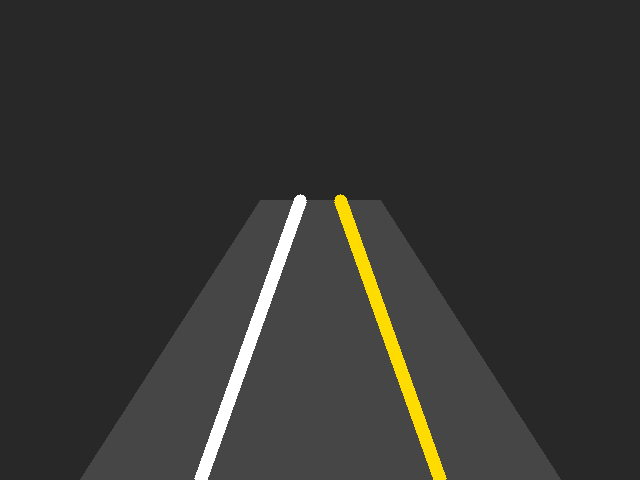
#> input picture assets/test_road.png, 640 x 480 px
$ python verify_pipeline.py
#> lines starting #> are read from the running program, lines starting #| are printed output that depends on the picture; after the words box and inside, x2 and y2 are one past the last pixel; in counts of white or black regions, pixels touching at a corner belong together
### src/pipeline.py
"""End-to-end lane detection and tracking pipeline."""

from __future__ import annotations

from dataclasses import dataclass

import numpy as np

from .edge_detector import detect_edges
from .lane_detector import LaneLines, detect_lane_lines
from .lane_geometry import find_adaptive_y_top_ratio
from .lane_tracker import LaneTracker
from .visualize import draw_edges_preview, draw_lane_overlay


@dataclass
class LanePipelineConfig:
    canny_low: int = 50
    canny_high: int = 150
    blur_kernel: int = 5
    hough_threshold: int = 20
    min_line_length: int = 50
    max_line_gap: int = 15
    smoothing: float = 0.93
    horizon_smoothing: float = 0.88
    use_tracking: bool = True
    roi_top_min_ratio: float = 0.58
    y_top_min_ratio: float = 0.52
    y_top_max_ratio: float = 0.74
    y_near_ratio: float = 0.78
    y_detect_min_ratio: float = 0.48
    min_separation_px: float = 60.0


class LanePipeline:
    def __init__(self, config: LanePipelineConfig | None = None) -> None:
        self.config = config or LanePipelineConfig()
        self.tracker = LaneTracker(
            smoothing=self.config.smoothing,
            horizon_smoothing=self.config.horizon_smoothing,
            y_top_min_ratio=self.config.y_top_min_ratio,
            y_top_max_ratio=self.config.y_top_max_ratio,
            y_near_ratio=self.config.y_near_ratio,
            min_separation_px=self.config.min_separation_px,
        )

    def reset(self) -> None:
        self.tracker.reset()

    def _roi_top_ratio(self, draw_y_top: float) -> float:
        """Edge ROI extends slightly beyond the draw horizon for far-lane cues."""
        return min(self.config.roi_top_min_ratio, draw_y_top - 0.04)

    def _draw_y_top(
        self,
        lines: LaneLines,
        width: int,
        height: int,
    ) -> float:
        if not lines.is_valid():
            return self.config.y_top_max_ratio

        assert lines.left is not None and lines.right is not None
        if self.config.use_tracking:
            return self.tracker.horizon_for_draw(lines, width, height)

        return find_adaptive_y_top_ratio(
            lines.left,
            lines.right,
            width,
            height,
            y_top_min_ratio=self.config.y_top_min_ratio,
            y_top_max_ratio=self.config.y_top_max_ratio,
            min_separation_px=self.config.min_separation_px,
        )

    def process_frame(
        self,
        frame: np.ndarray,
        show_edges: bool = False,
    ) -> tuple[np.ndarray, LaneLines, np.ndarray]:
        """
        Process one BGR frame.

        Returns (annotated_frame, lane_lines, edge_map).
        """
        height, width = frame.shape[:2]
        draw_y_top = self.tracker.y_top_ratio if self.config.use_tracking else self.config.y_top_max_ratio

        edges = detect_edges(
            frame,
            low_threshold=self.config.canny_low,
            high_threshold=self.config.canny_high,
            blur_kernel=self.config.blur_kernel,
            roi_top_ratio=self._roi_top_ratio(draw_y_top),
        )

        detected = detect_lane_lines(
            edges,
            threshold=self.config.hough_threshold,
            min_line_length=self.config.min_line_length,
            max_line_gap=self.config.max_line_gap,
            y_detect_min_ratio=self.config.y_detect_min_ratio,
            y_near_ratio=self.config.y_near_ratio,
            min_separation_px=self.config.min_separation_px,
        )

        if self.config.use_tracking:
            lines = self.tracker.update(detected, width, height)
        else:
            lines = detected

        draw_y_top = self._draw_y_top(lines, width, height)

        annotated = draw_lane_overlay(
            frame,
            lines,
            y_top_ratio=draw_y_top,
        )
        if show_edges:
            edge_bgr = draw_edges_preview(edges)
            annotated = np.hstack([annotated, edge_bgr])

        return annotated, lines, edges

### src/preprocess.py
"""Image preprocessing for lane detection."""

from __future__ import annotations

import cv2
import numpy as np


def to_grayscale(image: np.ndarray) -> np.ndarray:
    if len(image.shape) == 2:
        return image
    return cv2.cvtColor(image, cv2.COLOR_BGR2GRAY)


def apply_gaussian_blur(
    image: np.ndarray,
    kernel_size: int = 5,
) -> np.ndarray:
    k = kernel_size if kernel_size % 2 == 1 else kernel_size + 1
    return cv2.GaussianBlur(image, (k, k), 0)


def preprocess_frame(
    image: np.ndarray,
    blur_kernel: int = 5,
) -> np.ndarray:
    gray = to_grayscale(image)
    return apply_gaussian_blur(gray, blur_kernel)

### src/edge_detector.py
"""Canny edge detection with ROI masking."""

from __future__ import annotations

import cv2
import numpy as np

from .preprocess import preprocess_frame


def region_of_interest(
    image: np.ndarray,
    vertices: np.ndarray | None = None,
    roi_top_ratio: float = 0.72,
) -> np.ndarray:
    """Mask image to a trapezoidal driving corridor (near-field only)."""
    height, width = image.shape[:2]
    if vertices is None:
        y_top = int(height * roi_top_ratio)
        vertices = np.array(
            [
                [
                    (int(width * 0.08), height),
                    (int(width * 0.42), y_top),
                    (int(width * 0.58), y_top),
                    (int(width * 0.92), height),
                ]
            ],
            dtype=np.int32,
        )

    mask = np.zeros_like(image)
    cv2.fillPoly(mask, vertices, 255)
    return cv2.bitwise_and(image, mask)


def detect_edges(
    image: np.ndarray,
    low_threshold: int = 50,
    high_threshold: int = 150,
    blur_kernel: int = 5,
    apply_roi: bool = True,
    roi_top_ratio: float = 0.72,
) -> np.ndarray:
    """
    Run preprocessing + Canny edge detection.

    Returns a single-channel edge map (uint8, 0 or 255).
    """
    preprocessed = preprocess_frame(image, blur_kernel)
    edges = cv2.Canny(preprocessed, low_threshold, high_threshold)

    if apply_roi:
        edges = region_of_interest(edges, roi_top_ratio=roi_top_ratio)

    return edges

### src/lane_detector.py
"""Lane line detection from edge maps via Hough transform."""

from __future__ import annotations

from dataclasses import dataclass

import cv2
import numpy as np

from .lane_geometry import validate_near_detection


@dataclass
class LaneLines:
    """Left and right lane lines as (slope, intercept) in image coordinates."""

    left: tuple[float, float] | None = None
    right: tuple[float, float] | None = None

    def is_valid(self) -> bool:
        return self.left is not None and self.right is not None


def _line_params(x1: int, y1: int, x2: int, y2: int) -> tuple[float, float] | None:
    if x2 == x1:
        return None
    slope = (y2 - y1) / (x2 - x1)
    intercept = y1 - slope * x1
    return slope, intercept


def _weighted_average_line(
    segments: list[tuple[float, float, float]],
    positive_slope: bool,
    min_slope: float = 0.35,
    max_slope: float = 4.0,
) -> tuple[float, float] | None:
    if not segments:
        return None

    filtered: list[tuple[float, float, float]] = []
    for slope, intercept, weight in segments:
        if (slope > 0) != positive_slope:
            continue
        if abs(slope) < min_slope or abs(slope) > max_slope:
            continue
        filtered.append((slope, intercept, weight))

    if not filtered:
        return None

    total_w = sum(w for _, _, w in filtered)
    if total_w < 1e-6:
        return None

    m = sum(s * w for s, _, w in filtered) / total_w
    b = sum(i * w for _, i, w in filtered) / total_w
    return float(m), float(b)


def detect_lane_lines(
    edges: np.ndarray,
    rho: float = 1,
    theta: float = np.pi / 180,
    threshold: int = 20,
    min_line_length: int = 50,
    max_line_gap: int = 15,
    y_detect_min_ratio: float = 0.52,
    min_slope: float = 0.35,
    max_slope: float = 4.0,
    y_near_ratio: float = 0.78,
    min_separation_px: float = 60.0,
) -> LaneLines:
    """Detect left/right lane lines from an edge image (near-field weighted)."""
    height, width = edges.shape[:2]
    y_detect_min = int(height * y_detect_min_ratio)

    lines = cv2.HoughLinesP(
        edges,
        rho,
        theta,
        threshold,
        minLineLength=min_line_length,
        maxLineGap=max_line_gap,
    )

    left_segments: list[tuple[float, float, float]] = []
    right_segments: list[tuple[float, float, float]] = []

    if lines is not None:
        for line in lines:
            x1, y1, x2, y2 = line[0]
            if (y1 + y2) / 2 < y_detect_min:
                continue

            params = _line_params(x1, y1, x2, y2)
            if params is None:
                continue

            slope, intercept = params
            weight = ((y1 + y2) / 2) / height
            weight *= weight

            if slope < 0:
                left_segments.append((slope, intercept, weight))
            else:
                right_segments.append((slope, intercept, weight))

    left = _weighted_average_line(
        left_segments, positive_slope=False, min_slope=min_slope, max_slope=max_slope
    )
    right = _weighted_average_line(
        right_segments, positive_slope=True, min_slope=min_slope, max_slope=max_slope
    )

    candidate = LaneLines(left=left, right=right)
    if not validate_near_detection(
        candidate.left,
        candidate.right,
        width,
        height,
        y_near_ratio=y_near_ratio,
        min_separation_px=min_separation_px,
        min_slope=min_slope,
        max_slope=max_slope,
    ):
        return LaneLines()

    return candidate


def extrapolate_line(
    line: tuple[float, float],
    y_start: int,
    y_end: int,
    width: int,
) -> tuple[int, int, int, int] | None:
    slope, intercept = line
    if abs(slope) < 1e-6:
        return None

    x_start = int((y_start - intercept) / slope)
    x_end = int((y_end - intercept) / slope)
    x_start = max(0, min(width - 1, x_start))
    x_end = max(0, min(width - 1, x_end))
    return x_start, y_start, x_end, y_end


def lane_polygon(
    lines: LaneLines,
    image_shape: tuple[int, ...],
    y_top_ratio: float = 0.72,
) -> np.ndarray | None:
    """Build a filled polygon between left and right lane lines."""
    if not lines.is_valid():
        return None

    height, width = image_shape[:2]
    y_bottom = height
    y_top = int(height * y_top_ratio)

    assert lines.left is not None and lines.right is not None
    left_seg = extrapolate_line(lines.left, y_top, y_bottom, width)
    right_seg = extrapolate_line(lines.right, y_top, y_bottom, width)
    if left_seg is None or right_seg is None:
        return None

    lx1, _, lx2, _ = left_seg
    rx1, _, rx2, _ = right_seg
    return np.array(
        [
            [lx1, y_top],
            [lx2, y_bottom],
            [rx2, y_bottom],
            [rx1, y_top],
        ],
        dtype=np.int32,
    )

### src/lane_geometry.py
"""Lane geometry validation and adaptive horizon."""

from __future__ import annotations


def x_at_y(line: tuple[float, float], y: float) -> float:
    slope, intercept = line
    if abs(slope) < 1e-6:
        return float("nan")
    return (y - intercept) / slope


def intersection_y(
    left: tuple[float, float],
    right: tuple[float, float],
) -> float | None:
    m1, b1 = left
    m2, b2 = right
    denom = m2 - m1
    if abs(denom) < 1e-6:
        return None
    return (m2 * b1 - m1 * b2) / denom


def validate_near_detection(
    left: tuple[float, float] | None,
    right: tuple[float, float] | None,
    width: int,
    height: int,
    y_near_ratio: float = 0.78,
    min_separation_px: float = 60.0,
    min_slope: float = 0.35,
    max_slope: float = 4.0,
) -> bool:
    """Validate lane fit using only the near (bottom) portion — for Hough acceptance."""
    if left is None or right is None:
        return False

    m_l, m_r = left[0], right[0]
    if m_l >= 0 or m_r <= 0:
        return False

    for slope in (m_l, m_r):
        if abs(slope) < min_slope or abs(slope) > max_slope:
            return False

    y_bottom = float(height)
    x_left = x_at_y(left, y_bottom)
    x_right = x_at_y(right, y_bottom)
    if not _finite(x_left, x_right):
        return False

    if x_left >= x_right - min_separation_px:
        return False

    center = width / 2
    if x_left > center + width * 0.15 or x_right < center - width * 0.15:
        return False

    y_near = height * y_near_ratio
    cross_y = intersection_y(left, right)
    if cross_y is not None and y_near <= cross_y <= y_bottom:
        return False

    return True


def validate_lane_pair(
    left: tuple[float, float] | None,
    right: tuple[float, float] | None,
    width: int,
    height: int,
    y_top_ratio: float = 0.72,
    min_separation_px: float = 60.0,
    min_slope: float = 0.35,
    max_slope: float = 4.0,
) -> bool:
    """Validate lane corridor from y_top_ratio down to the image bottom."""
    if left is None or right is None:
        return False
    m_l, m_r = left[0], right[0]

    if m_l >= 0 or m_r <= 0:
        return False

    for slope in (m_l, m_r):
        if abs(slope) < min_slope or abs(slope) > max_slope:
            return False

    y_bottom = float(height)
    y_top = height * y_top_ratio

    x_left_bottom = x_at_y(left, y_bottom)
    x_right_bottom = x_at_y(right, y_bottom)
    if not _finite(x_left_bottom, x_right_bottom):
        return False

    if x_left_bottom >= x_right_bottom - min_separation_px:
        return False

    x_left_top = x_at_y(left, y_top)
    x_right_top = x_at_y(right, y_top)
    if not _finite(x_left_top, x_right_top):
        return False

    if x_left_top >= x_right_top - min_separation_px * 0.5:
        return False

    cross_y = intersection_y(left, right)
    if cross_y is not None and y_top <= cross_y <= y_bottom:
        return False

    center = width / 2
    if x_left_bottom > center + width * 0.15:
        return False
    if x_right_bottom < center - width * 0.15:
        return False

    return True


def find_adaptive_y_top_ratio(
    left: tuple[float, float],
    right: tuple[float, float],
    width: int,
    height: int,
    y_top_min_ratio: float = 0.52,
    y_top_max_ratio: float = 0.74,
    step: float = 0.02,
    min_separation_px: float = 60.0,
) -> float:
    """
    Find the furthest safe draw horizon (smallest y_top_ratio).

    Walks from conservative (near) to far; stops before X-crossing or overlap.
    """
    best = y_top_max_ratio
    ratio = y_top_max_ratio
    while ratio >= y_top_min_ratio - 1e-6:
        if validate_lane_pair(
            left,
            right,
            width,
            height,
            y_top_ratio=ratio,
            min_separation_px=min_separation_px,
        ):
            best = ratio
            ratio -= step
        else:
            break
    return best


def _finite(*values: float) -> bool:
    return all(v == v and abs(v) != float("inf") for v in values)

### src/lane_tracker.py
"""Temporal smoothing for stable lane tracking across frames."""

from __future__ import annotations

from dataclasses import dataclass, field

from .lane_detector import LaneLines
from .lane_geometry import (
    find_adaptive_y_top_ratio,
    validate_lane_pair,
    validate_near_detection,
)


@dataclass
class LaneTracker:
    """Exponential moving average with validation and adaptive horizon."""

    smoothing: float = 0.93
    horizon_smoothing: float = 0.88
    max_slope_delta: float = 0.35
    max_intercept_delta: float = 80.0
    y_top_max_ratio: float = 0.74
    y_top_min_ratio: float = 0.52
    y_near_ratio: float = 0.78
    min_separation_px: float = 60.0
    _left: tuple[float, float] | None = field(default=None, init=False)
    _right: tuple[float, float] | None = field(default=None, init=False)
    _y_top_ratio: float = field(default=0.74, init=False)
    _width: int = 0
    _height: int = 0

    @property
    def y_top_ratio(self) -> float:
        return self._y_top_ratio

    def update(
        self,
        detected: LaneLines,
        width: int,
        height: int,
    ) -> LaneLines:
        self._width = width
        self._height = height

        if detected.is_valid() and validate_near_detection(
            detected.left,
            detected.right,
            width,
            height,
            y_near_ratio=self.y_near_ratio,
            min_separation_px=self.min_separation_px,
        ):
            left_in = detected.left
            right_in = detected.right
        else:
            left_in = None
            right_in = None

        left = self._smooth(self._left, left_in, is_left=True)
        right = self._smooth(self._right, right_in, is_left=False)
        result = LaneLines(left=left, right=right)

        if result.is_valid() and validate_near_detection(
            result.left,
            result.right,
            width,
            height,
            y_near_ratio=self.y_near_ratio,
            min_separation_px=self.min_separation_px,
        ):
            self._left = left
            self._right = right
            self._update_horizon(left, right, width, height)
            return result

        return LaneLines(left=self._left, right=self._right)

    def _update_horizon(
        self,
        left: tuple[float, float],
        right: tuple[float, float],
        width: int,
        height: int,
    ) -> None:
        assert left is not None and right is not None
        measured = find_adaptive_y_top_ratio(
            left,
            right,
            width,
            height,
            y_top_min_ratio=self.y_top_min_ratio,
            y_top_max_ratio=self.y_top_max_ratio,
            min_separation_px=self.min_separation_px,
        )
        alpha = self.horizon_smoothing
        self._y_top_ratio = alpha * self._y_top_ratio + (1 - alpha) * measured

    def horizon_for_draw(
        self,
        lines: LaneLines,
        width: int,
        height: int,
    ) -> float:
        """Per-frame draw horizon with temporal smoothing."""
        if not lines.is_valid():
            return self._y_top_ratio

        assert lines.left is not None and lines.right is not None
        measured = find_adaptive_y_top_ratio(
            lines.left,
            lines.right,
            width,
            height,
            y_top_min_ratio=self.y_top_min_ratio,
            y_top_max_ratio=self.y_top_max_ratio,
            min_separation_px=self.min_separation_px,
        )
        alpha = self.horizon_smoothing
        blended = alpha * self._y_top_ratio + (1 - alpha) * measured
        if validate_lane_pair(
            lines.left,
            lines.right,
            width,
            height,
            y_top_ratio=blended,
            min_separation_px=self.min_separation_px,
        ):
            return blended
        return self._y_top_ratio

    def _smooth(
        self,
        previous: tuple[float, float] | None,
        current: tuple[float, float] | None,
        is_left: bool,
    ) -> tuple[float, float] | None:
        if current is None:
            return previous
        if previous is None:
            return current

        if not self._is_consistent(previous, current, is_left):
            alpha = min(0.98, self.smoothing + 0.04)
        else:
            alpha = self.smoothing

        m = alpha * previous[0] + (1 - alpha) * current[0]
        b = alpha * previous[1] + (1 - alpha) * current[1]
        return m, b

    # [24 lines left out: functions _is_consistent, reset, not called in this run]

### src/visualize.py
"""Overlay lane detection results on frames."""

from __future__ import annotations

import cv2
import numpy as np

from .lane_detector import LaneLines, extrapolate_line, lane_polygon


def draw_lane_overlay(
    frame: np.ndarray,
    lines: LaneLines,
    color: tuple[int, int, int] = (0, 255, 0),
    alpha: float = 0.4,
    line_thickness: int = 8,
    y_top_ratio: float = 0.72,
) -> np.ndarray:
    output = frame.copy()
    height, width = frame.shape[:2]
    y_bottom = height
    y_top = int(height * y_top_ratio)

    polygon = lane_polygon(lines, frame.shape, y_top_ratio=y_top_ratio)
    if polygon is not None:
        overlay = output.copy()
        cv2.fillPoly(overlay, [polygon], color)
        output = cv2.addWeighted(overlay, alpha, output, 1 - alpha, 0)

    for line, lane_color in ((lines.left, (255, 0, 0)), (lines.right, (0, 0, 255))):
        if line is None:
            continue
        segment = extrapolate_line(line, y_top, y_bottom, width)
        if segment is not None:
            cv2.line(output, segment[:2], segment[2:], lane_color, line_thickness)

    return output


def draw_edges_preview(edges: np.ndarray) -> np.ndarray:
    return cv2.cvtColor(edges, cv2.COLOR_GRAY2BGR)

### scripts/verify_pipeline.py
#!/usr/bin/env python3
"""Headless smoke test for the lane pipeline."""

import sys
from pathlib import Path

ROOT = Path(__file__).resolve().parents[1]
sys.path.insert(0, str(ROOT))

import cv2

from src.pipeline import LanePipeline


def main() -> None:
    image_path = ROOT / "assets" / "test_road.png"
    if not image_path.exists():
        raise SystemExit(f"Missing test image: {image_path}")

    frame = cv2.imread(str(image_path))
#> frame is the input picture: shape (480, 640, 3); mean B, G, R 49.7, 52.5, 52.9
    pipeline = LanePipeline()
    annotated, lines, edges = pipeline.process_frame(frame)
#> in detect_edges, `edges = cv2.Canny(preprocessed, low_threshold, high_threshold)`:
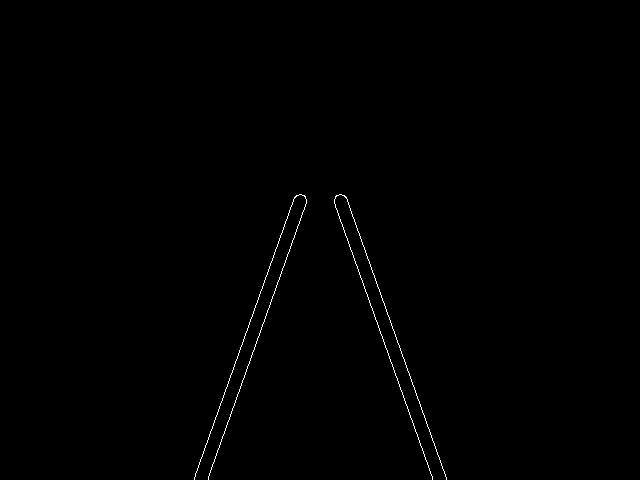
#> edges: shape (480, 640); 0.38% white in thin lines or dots, all inside (x1, y1, x2, y2) = (194, 194, 447, 480)
#> in region_of_interest, `cv2.fillPoly(mask, vertices, 255)`:
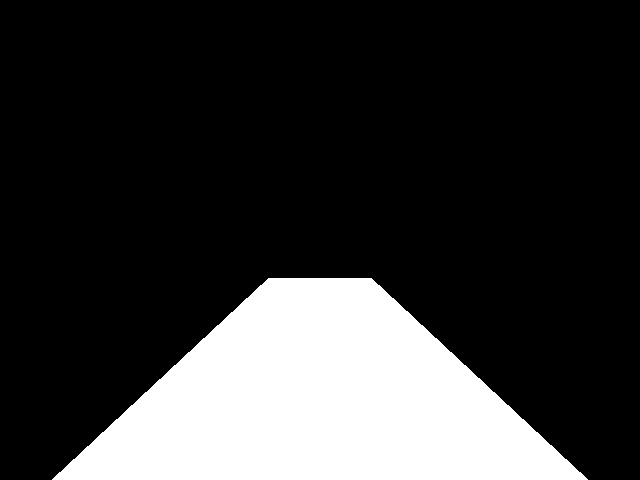
#> mask: shape (480, 640); 21% white; 1 white region, box (x1, y1, x2, y2) and area: (52, 278, 588, 480) 64655
#> (the rest of the program and of its run is left out)
